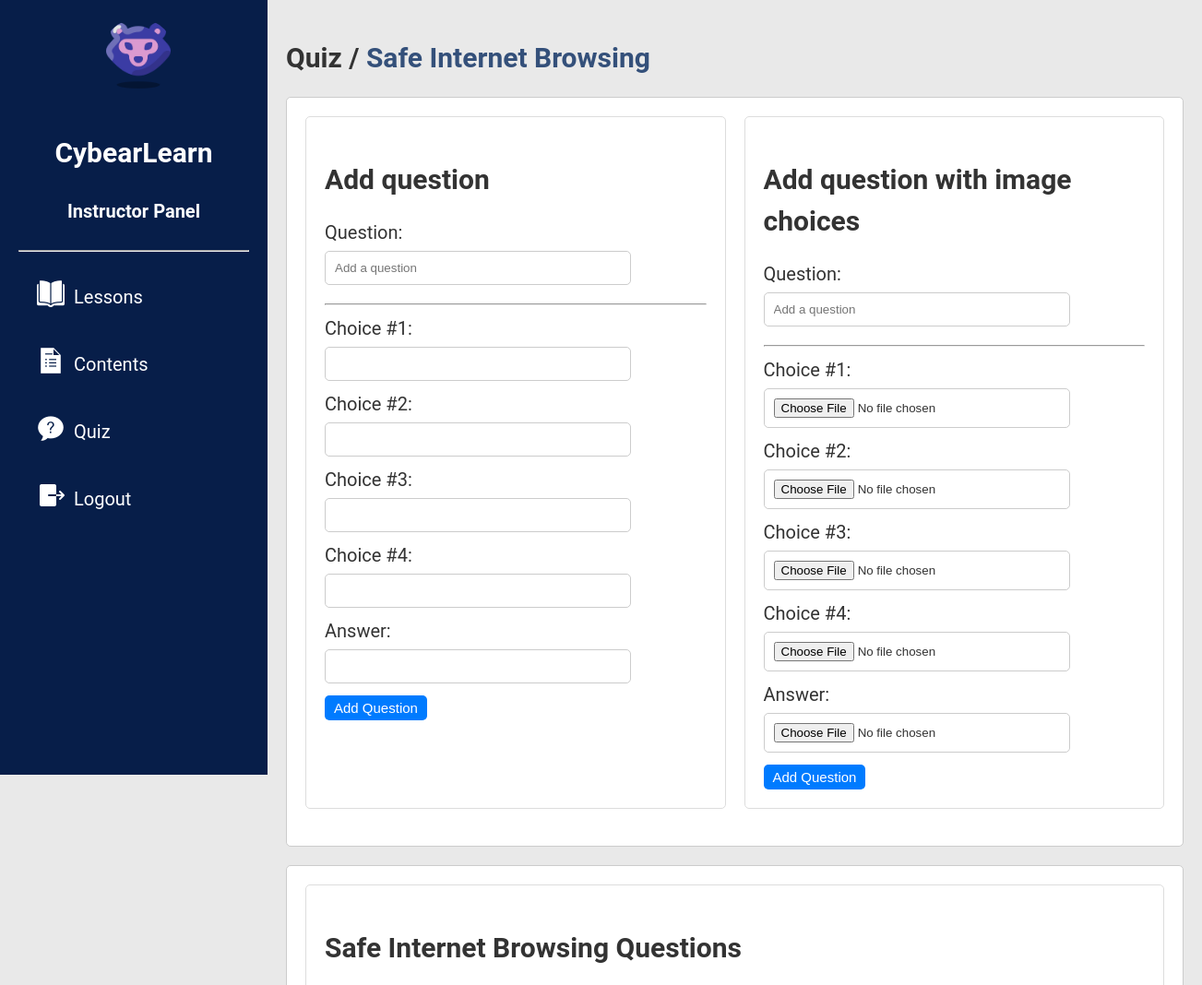
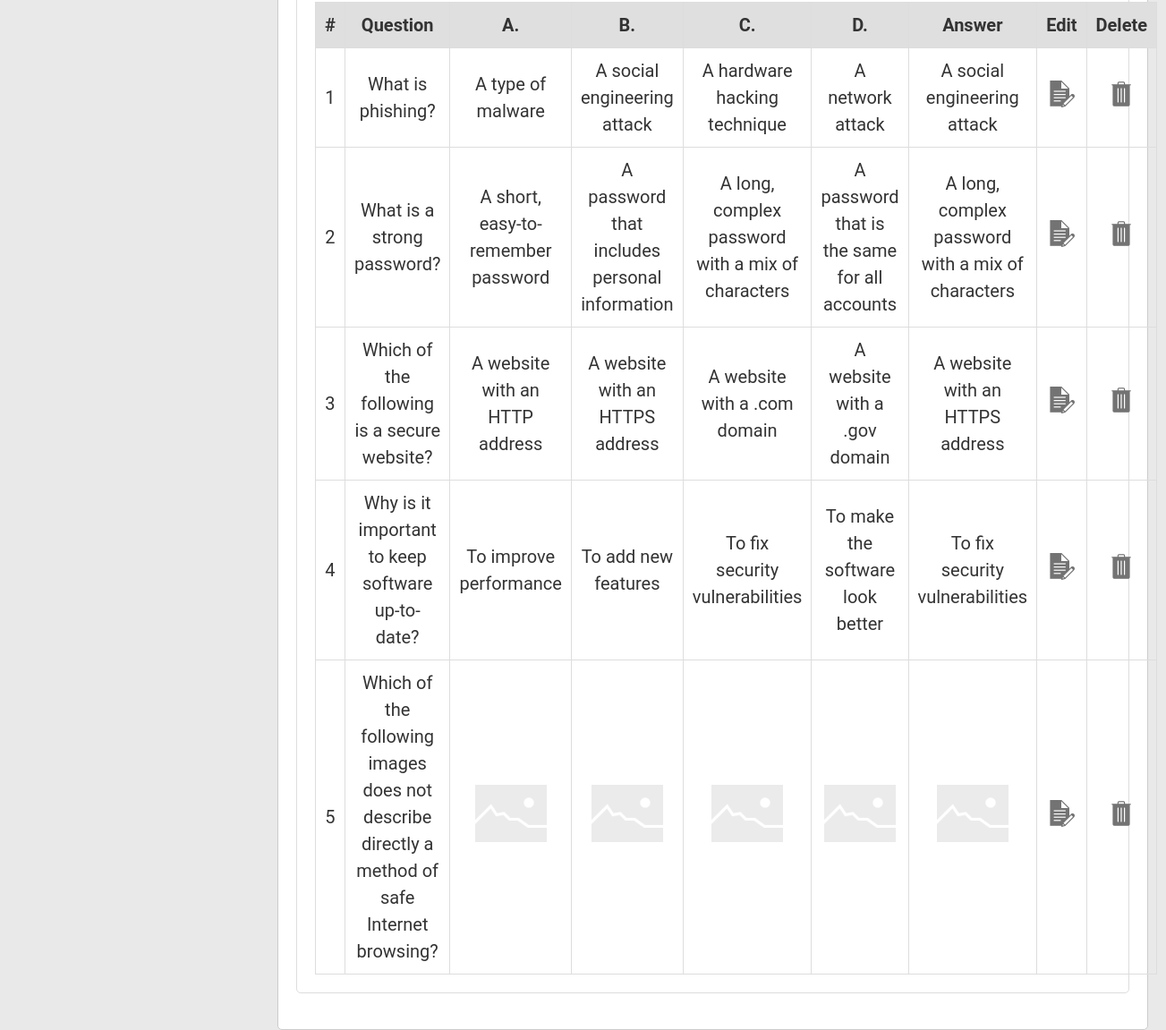
/admin/add_edit_quiz.php?id=31 (signed in), run on the app's committed database (2 pictures, top to bottom).
### tables this page shows
CREATE TABLE `quiz_topic` (
  `id` int(11) NOT NULL,
  `topic` varchar(200) NOT NULL,
  `time_minutes` varchar(50) NOT NULL
);

CREATE TABLE `quiz` (
  `id` int(8) NOT NULL,
  `question_no` varchar(8) NOT NULL,
  `question` varchar(512) NOT NULL,
  `choice1` varchar(128) NOT NULL,
  `choice2` varchar(128) NOT NULL,
  `choice3` varchar(128) NOT NULL,
  `choice4` varchar(128) NOT NULL,
  `answer` varchar(128) NOT NULL,
  `topic` varchar(200) NOT NULL
);

### admin/add_edit_quiz.php (the view, shortened to what this page needs)
    <?php
include "header.php";
$quiz_topic = "";
$id = $_GET["id"];
$sql = "SELECT * FROM quiz_topic WHERE id='$id'";
$response = mysqli_query($link, $sql);
while ($row=mysqli_fetch_array($response)) {
    $quiz_topic=$row["topic"];
}
?>
<link rel="stylesheet" href="css/lessons.css">
        <div class="main-content">
            <h1>Quiz / <span class="quiz-topic-header"><?php echo $quiz_topic; ?></span></h1>
            <div class="box" id="quiz_add">
                <div class="add-exam">
                    <h2>Add question</h2>
                    <form action="" name="form1" method="post" enctype="multipart/form-data">
                    <label for="exam-category">Question:</label>
                    <input type="text" name="question" placeholder="Add a question" required>
                    <hr>
                    <label >Choice #1:</label>
                    <input type="text" name="c1" required>
                    <label >Choice #2:</label>
                    <input type="text" name="c2" required>
                    <label >Choice #3:</label>
                    <input type="text" name="c3" >
                    <label >Choice #4:</label>
                    <input type="text" name="c4" >
                    <label >Answer:</label>
                    <input type="text" name="ans" required>
                    <br><button type="submit" name="submit1">Add Question</button>
                    </form>
                </div>
                <div class="add-exam">
                    <h2>Add question with image choices</span></h2>
                    <form action="" name="form1" method="post" enctype="multipart/form-data">
                    <label for="exam-category">Question:</label>
                    <input type="text" name="iquestion" placeholder="Add a question" required>
                    <hr>
                    <label >Choice #1:</label>
                    <input type="file" name="ic1" accept="image/*" required>
                    <label >Choice #2:</label>
                    <input type="file" name="ic2" accept="image/*" required>
                    <label >Choice #3:</label>
                    <input type="file" name="ic3" accept="image/*">
                    <label >Choice #4:</label>
                    <input type="file" name="ic4" accept="image/*">
                    <label >Answer:</label>
                    <input type="file" name="ians" accept="image/*" required>
                    <br><button type="submit" name="submit2">Add Question</button>
                    </form>
                </div>
            </div>
            <div class="box" id="quiz_add">
                <div class="exam-categories" id="display-questions">
                        <h2><?php echo $quiz_topic; ?> Questions</h2>
                        <table>
                            <thead>
                                <tr>
                                <th>#</th>
                                <th>Question</th>
                                <th>A.</th>
                                <th>B.</th>
                                <th>C.</th>
                                <th>D.</th>
                                <th>Answer</th>
                                <th>Edit</th>
                                <th>Delete</th>
                                </tr>
                            </thead>
                            <tbody>
                                <?php
                                    $sql = "SELECT * FROM quiz WHERE topic='$quiz_topic' order by id asc";
                                    $response = mysqli_query($link, $sql);
                                    while($row = mysqli_fetch_array($response)) {
                                ?>
                                    <tr>
                                        <td><?php echo $row["question_no"] ?></td>
                                        <td><?php echo $row["question"]; ?></td>
                                        <td>
                                            <?php
                                                if(strpos($row["choice1"], 'choice_images/')!==false) {
                                                    ?>
                                                        <img src="<?php echo $row["choice1"]; ?>" width="80" height="80" onerror="this.src='../images/icons8-unavailable-100.png'">
                                                    <?php
                                                }
                                                else {
                                                    echo $row["choice1"];
                                                }
                                            ?>
                                        </td>
                                        <td>
                                            <?php
                                                if(strpos($row["choice2"], 'choice_images/')!==false) {
                                                    ?>
                                                        <img src="<?php echo $row["choice2"]; ?>" width="80" height="80" onerror="this.src='../images/icons8-unavailable-100.png'">
                                                    <?php
                                                }
                                                else {
                                                    echo $row["choice2"];
                                                }
                                            ?>
                                        </td>
                                        <td>
                                            <?php
                                                if(strpos($row["choice3"], 'choice_images/')!==false) {
                                                    ?>
                                                        <img src="<?php echo $row["choice3"]; ?>" width="80" height="80" onerror="this.src='../images/icons8-unavailable-100.png'">
                                                    <?php
                                                }
                                                else {
                                                    echo $row["choice3"];
                                                }
                                            ?>
                                        </td>
                                        <td>
                                            <?php
                                                if(strpos($row["choice4"], 'choice_images/')!==false) {
                                                    ?>
                                                        <img src="<?php echo $row["choice4"]; ?>" width="80" height="80" onerror="this.src='../images/icons8-unavailable-100.png'">
                                                    <?php
                                                }
                                                else {
                                                    echo $row["choice4"];
                                                }
                                            ?>
                                        </td>
                                        <td>
                                            <?php
                                                if(strpos($row["answer"], 'choice_images/')!==false) {
                                                    ?>
                                                        <img src="<?php echo $row["answer"]; ?>" width="80" height="80" onerror="this.src='../images/icons8-unavailable-100.png'">
                                                    <?php
                                                }
                                                else {
                                                    echo $row["answer"];
                                                }
                                            ?>
                                        </td>
                                        <td><?php if(strpos($row["answer"], 'choice_images/')!==false) {
                                                ?>
                                                <a href="edit_choices_images.php?id=<?php echo $row["id"]; ?>" class="edit-link"><img src="../images//icons8-edit-text-file-30.png" alt="Dashboard"></a></td>
                                                <?php
                                        }
                                            else {
                                                ?>
                                                <a href="edit_choices.php?id=<?php echo $row["id"]; ?>" class="edit-link"><img src="../images//icons8-edit-text-file-30.png" alt="Dashboard"></a></td>
                                                <?php
                                            }
                                                ?>
                                        <td>
                                            <a class="delete-question-link" data-id="<?php echo $row["id"]; ?>" data-topic="<?php echo $quiz_topic?>">
                                                <img src="../images/icons8-delete-30.png" alt="Delete">
                                            </a>
                                        </td>
                                    </tr>
                                    <?php
                                }
                                ?>
                            </tbody>
                        </table>
                    </div>
            </div>
        </div>
    </div>
</body>
</html>

### admin/css/home.css (style rules this page uses)
body { margin: 0; font-family: 'Roboto', sans-serif; font-size: 20px; line-height: 1.5; background-color: #e9e9e9; color: #333; }
.main-content { flex: 1; padding: 20px; }
.main-content h1 { font-size: 30px; margin-bottom: 20px; }
h1, h2 { font-weight: bold; margin-bottom: 20px; }
.box { background-color: #ffffff; padding: 20px; border-radius: 5px; margin-bottom: 20px; border: 1px solid #ccc; }
#quiz_add { display: grid; grid-template-columns: 1fr 1fr; gap: 20px }
#display-questions { grid-column: 1 / 3; }

### admin/css/lessons.css (style rules this page uses)
.add-exam, .exam-categories { padding: 20px; border: 1px solid #ddd; border-radius: 5px; margin-bottom: 20px; }
.add-exam label, .exam-categories label { display: block; margin-bottom: 5px; }
.add-exam input, .exam-categories input { width: 75%; padding: 10px; margin-bottom: 10px; border: 1px solid #ccc; border-radius: 5px; }
.exam-categories table { width: 100%; border-collapse: collapse; }
.exam-categories th, .exam-categories td { border: 1px solid #ddd; padding: 10px; text-align: center; }
.exam-categories th { background-color: #dfdfdf; }
.add-exam button { background-color: #007bff; color: #fff; border: none; padding: 5px 10px; border-radius: 5px; cursor: pointer; }
button { font-size: 15px; }
.edit-link { font-size: medium; font-weight: bold; color: rgb(119, 119, 119); text-decoration: none; transition: color 0.3s ease-in-out; }
.delete-link, .delete-question-link { font-size: small; font-weight: bold; color: red; text-decoration: none; transition: color 0.3s ease-in-out; }
.quiz-topic-header { color: rgb(52, 80, 122); font-weight: bold; }

### data on the page
quiz_topic: topic "Safe Internet Browsing"
quiz: question_no "1", question "What is phishing?", choice1 "A type of malware", choice2 "A social engineering attack", choice3 "A hardware hacking technique", choice4 "A network attack", answer "A social engineering attack"
quiz: question_no "2", question "What is a strong password?", choice1 "A short, easy-to-remember password", choice2 "A password that includes personal information", choice3 "A long, complex password with a mix of characters", choice4 "A password that is the same for all accounts", answer "A long, complex password with a mix of characters"
quiz: question_no "3", question "Which of the following is a secure website?", choice1 "A website with an HTTP address", choice2 "A website with an HTTPS address", choice3 "A website with a .com domain", choice4 "A website with a .gov domain", answer "A website with an HTTPS address"
quiz: question_no "4", question "Why is it important to keep software up-to-date?", choice1 "To improve performance", choice2 "To add new features", choice3 "To fix security vulnerabilities", choice4 "To make the software look better", answer "To fix security vulnerabilities"
quiz: question_no "5", question "Which of the following images does not describe directly a method of safe Internet browsing?"
